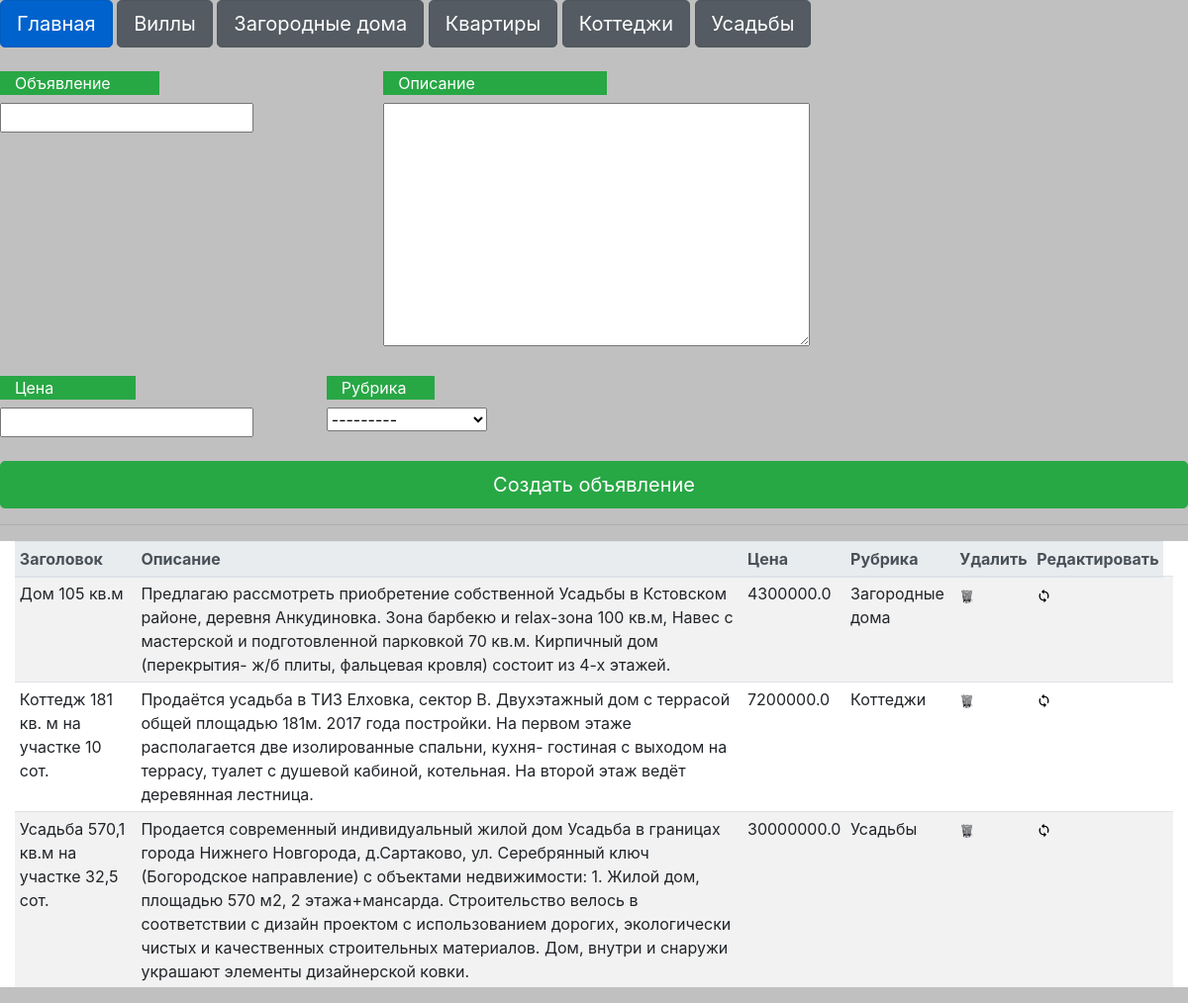
The app's page /app4/ with its own data.
### app4/models.py (models this page shows, shortened)
class Rubric (models .Model):
    name = models.CharField(max_length=20, db_index=True, verbose_name='Название')
    def __str__(self):
        return self.name
    class Meta:
        verbose_name_plural = 'Рубрики'
        verbose_name = 'Рубрика'
        ordering = ['name']

class Announcement(models.Model):
    nick_name = models.CharField(max_length=100, verbose_name='Объявление',  unique =  True)
    description = models.TextField(null=True, blank=True, verbose_name='Описание')
    price = models.FloatField(null=True, blank=True, verbose_name='Цена')
    rubric = models.ForeignKey('Rubric', on_delete=models.PROTECT, verbose_name=' Рубрика', null=True)

### app4/views.py (the view)
# urls.py: path('', indexView, name="index"),
def indexView(request):
    context = {}
    form = AnnForm(request.POST or None)
    friends = Announcement.objects.all()
    rubrics = Rubric.objects.all()
    context['form'] = form
    context['friends'] = friends
    context['rubrics'] = rubrics
    if request.POST:
        if form.is_valid():
            temp = form.cleaned_data.get("category")
            print(temp)
    return render(request, "app4/index.html", context)

### app4/forms.py
class AnnForm (forms.ModelForm):
    class Meta:
        model = Announcement
        fields = ('nick_name', 'description', 'price', 'rubric')

### app4/templates/app4/index.html (shortened to what this page needs)
{% extends "layout/base.html" %}
{% load static %}
{% block content %}
<div class="container">
    <div class="row">
        <div class="col ">
        </div>
    </div>
</div>
<div class="container-fluid">
    <form id="friend-form ">
        <div class="row ">
            {% for field in form %}
            <div class="form-group col-2.5 ">
                <label class="col-5 badge-success" >{{ field.label }}</label>
                <label>{{ field }}</label>
            </div>
            {% endfor %}
            <input type="submit" class="btn btn-success btn-lg btn-block" value="Создать объявление" />
        </div>
    </form>
</div>
<hr />
<div class="container-fluid bg-white">
    <table class="table table-striped table-sm table-hover " id="my_friends">
        <thead class="thead-light">
            <tr>
                <th>Заголовок</th>
                <th>Описание</th>
                <th>Цена</th>
                <th>Рубрика</th>
                <th>Удалить</th>
                <th>Редактировать</th>
            </tr>
        </thead>
        <tbody>
        {% for friend in friends %}
        <tr>
            <td>{{friend.nick_name}}</td>
            <td>{{friend.description}}</td>
            <td>{{friend.price}}</td>
            <td>{{friend.rubric}}</td>
            <td><a  href="{% url 'delete' friend.pk %}"><img src="{% static 'app4/trash2.png' %}" alt="My image"></a></td>
            <td><a  href="{% url 'update' friend.pk %}"><img src="{% static 'app4/edit.png' %}" alt="My image1"></a></td>
            <td>{{friend.form.as_p}}</td>
        </tr>
        {% endfor %}
        </tbody>
    </table>
</div>
{% endblock content %}

### app4/templates/layout/base.html (shortened to what this page needs)
{% load static %}
<!DOCTYPE html>
<html lang="en">
<head>
    <link rel="stylesheet" href="https://maxcdn.bootstrapcdn.com/bootstrap/4.0.0/css/bootstrap.min.css">
</head>
<body>
    <nav>
        <a href="{% url 'index' %}" class="btn btn-primary btn-lg active" role="button" aria-pressed="true">Главная</a>
        {% for rubric in rubrics %}
        <a href="{% url 'by_rubric' rubric.pk %}" class="btn btn-secondary btn-lg active" role="button" aria-pressed="true">{{ rubric.name }}</a>
        {% endfor %}
    </nav>
    {% block content %}
    {% endblock content %}
</body>
</html>

### app4/templates/app4/index.html (style rules this page uses)
body { background-color: #c0c0c0 }

### records on screen
Rubric: name "Виллы"
Rubric: name "Загородные дома"
Rubric: name "Квартиры"
Rubric: name "Коттеджи"
Rubric: name "Усадьбы"
Announcement: nick_name "Дом 105 кв.м", description "Предлагаю рассмотреть приобретение собственной Усадьбы в Кстовском районе, деревня Анкудиновка. Зона барбекю и relax-зона 100 кв.м, Навес с мастерской и подготовленной парковкой 70 кв.м. Кирпичный дом (перекрытия- ж/б плиты, фальцевая кровля) состоит из 4-х этажей.", price "4300000.0", rubric "Загородные дома"
Announcement: nick_name "Коттедж 181 кв. м на участке 10 сот.", description "Продаётся усадьба в ТИЗ Елховка, сектор В. Двухэтажный дом с террасой общей площадью 181м. 2017 года постройки. На первом этаже располагается две изолированные спальни, кухня- гостиная с выходом на террасу, туалет с душевой кабиной, котельная. На второй этаж ведёт деревянная лестница.", price "7200000.0", rubric "Коттеджи"
Announcement: nick_name "Усадьба 570,1 кв.м на участке 32,5 сот.", description "Продается современный индивидуальный жилой дом Усадьба в границах города Нижнего Новгорода, д.Сартаково, ул. Серебрянный ключ (Богородское направление) с объектами недвижимости: 1. Жилой дом, площадью 570 м2, 2 этажа+мансарда. Строительство велось в соответствии с дизайн проектом с использованием дорогих, экологически чистых и качественных строительных материалов. Дом, внутри и снаружи украшают элементы дизайнерской ковки.", price "30000000.0", rubric "Усадьбы"

### other values on screen
{{ field.label }} "Объявление" "Описание" "Цена" "Рубрика"
